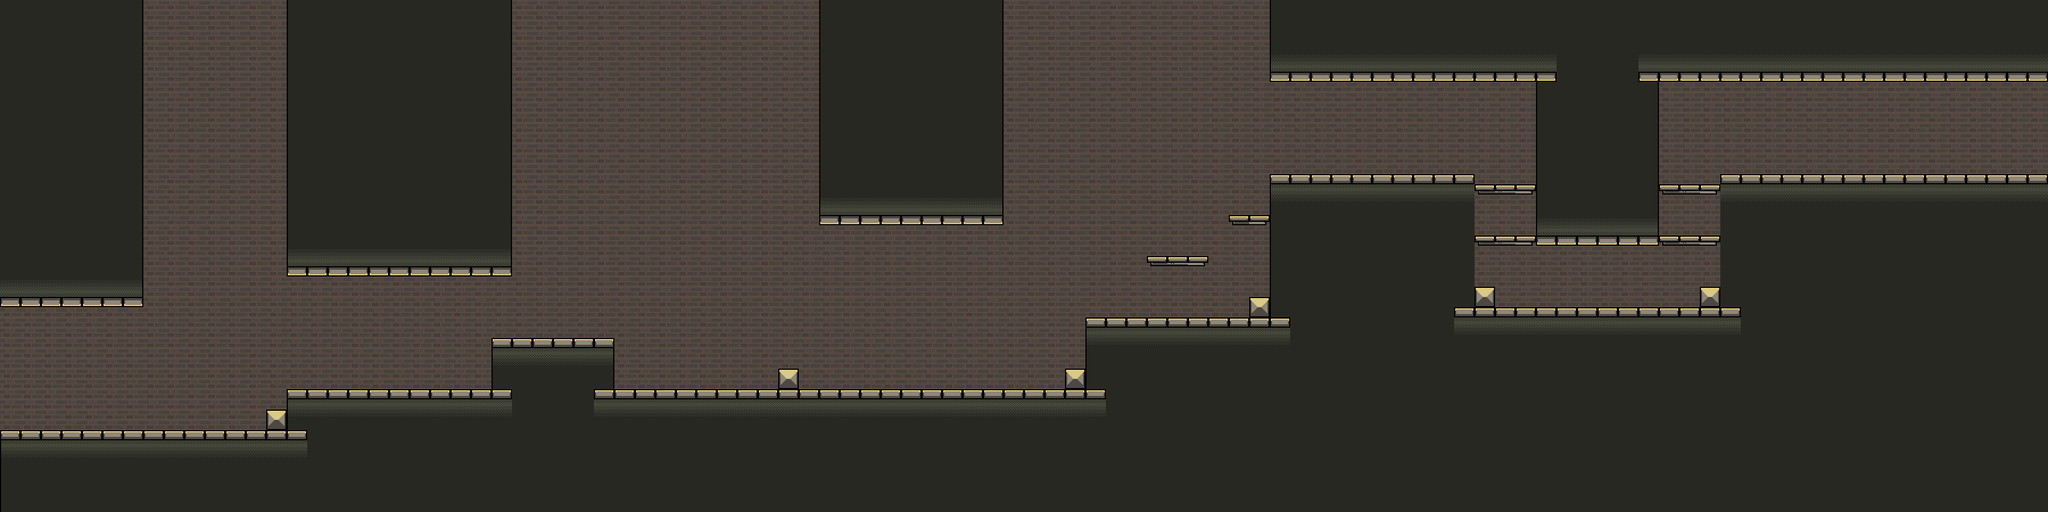

The image is a tile-based game level rendered from a .tmx file. Its description and source (layers, tilesets, objects; grid data summarised) follow:
An orthogonal 100x50 tile map with 36x18 px tiles, 3 tile layers (background, layer1, platform) and 18 objects.

<map version="1.0" orientation="orthogonal" renderorder="right-down" width="100" height="50" tilewidth="36" tileheight="18">
 <tileset firstgid="1" name="tiles" tilewidth="36" tileheight="18">
  <image source="tiles.png" width="216" height="144" />
 </tileset>
 <layer name="background" width="100" height="50">
  <data>[5000 cells, 5000 non-empty, 1 distinct tile ids]</data>
 </layer>
 <layer name="layer1" width="100" height="50">
  <data>[5000 cells, 2996 non-empty, 22 distinct tile ids]</data>
 </layer>
 <layer name="platform" width="100" height="50">
  <data>[5000 cells, 17 non-empty, 3 distinct tile ids]</data>
 </layer>
 <objectgroup name="ground">
  <object x="0" y="756" width="504" height="144" />
  <object x="504" y="684" width="1440" height="216" />
  <object x="0" y="0" width="252" height="540" />
  <object x="504" y="0" width="396" height="486" />
  <object x="1440" y="0" width="324" height="396" />
  <object x="1908" y="558" width="324" height="342" />
  <object x="2196" y="521.75" width="36" height="36" />
  <object x="2232" y="0" width="1368" height="144" />
  <object x="468" y="720" width="36" height="36" />
  <object x="864" y="594" width="216" height="108" />
  <object x="1872" y="648" width="36" height="36" />
  <object x="1368" y="648" width="36" height="36" />
  <object x="2592" y="504" width="36" height="36" />
  <object x="2988" y="504" width="36" height="36" />
  <object x="2232" y="306" width="360" height="594" />
  <object x="3024" y="306" width="576" height="594" />
  <object x="2592" y="540" width="432" height="360" />
  <object x="2700" y="144" width="216" height="288" />
 </objectgroup>
</map>